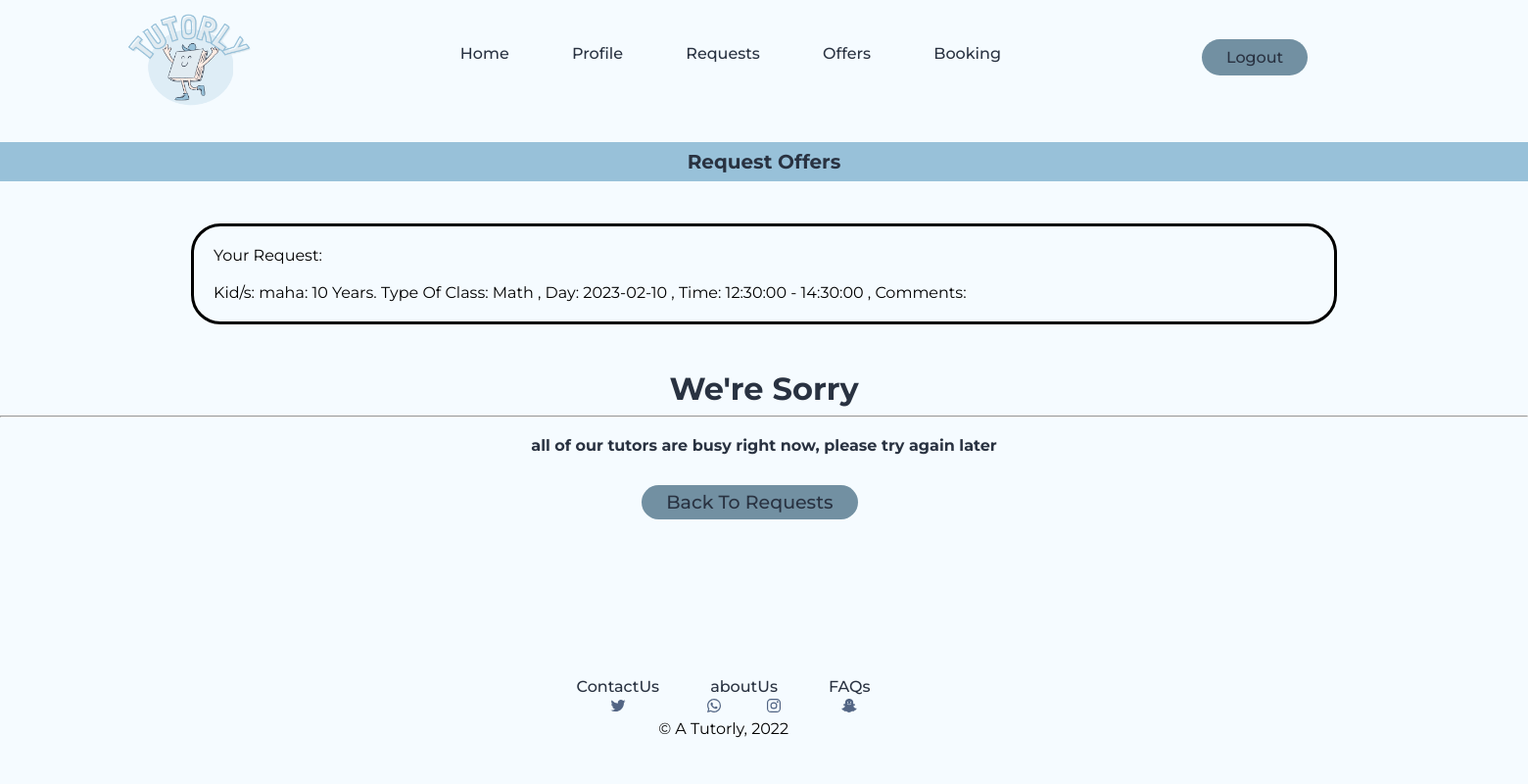
Page /php_files/offerDetails.php?id=2 on the earlier database version.
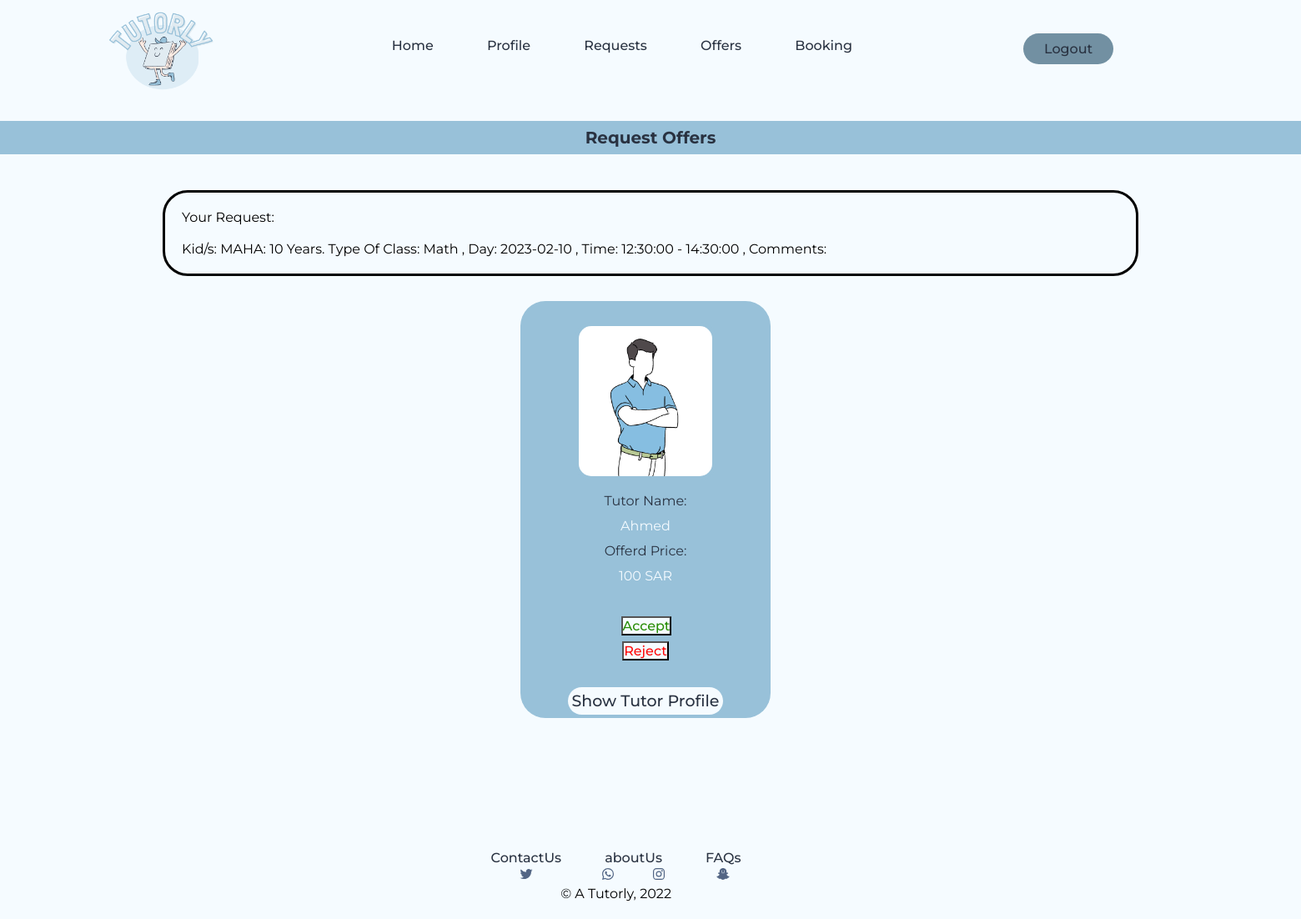
Same page on the later database version.
### tables this page shows
CREATE TABLE `kids` (
  `ID` int(11) NOT NULL,
  `kidName` varchar(200) NOT NULL,
  `kidAge` int(11) NOT NULL
);

CREATE TABLE `tutor` (
  `email` varchar(100) NOT NULL,
  `password` varchar(30) NOT NULL,
  `firstName` varchar(100) NOT NULL,
  `lastName` varchar(100) NOT NULL,
  `gender` varchar(7) NOT NULL,
  `ID` int(11) NOT NULL,
  `age` int(11) NOT NULL,
  `city` varchar(30) NOT NULL,
  `phone` varchar(30) NOT NULL,
  `bio` text NOT NULL,
  `img` varchar(100) NOT NULL
);

CREATE TABLE `offer` (
  `id` int(30) NOT NULL,
  `price` int(110) NOT NULL,
  `tutorName` varchar(200) NOT NULL,
  `RequestID` int(11) NOT NULL,
  `offerstatus` varchar(2000) NOT NULL,
  `tutorEmail` varchar(100) NOT NULL,
  `startDate` date NOT NULL,
  `startTime` time NOT NULL,
  `endTime` time NOT NULL
);

### php_files/offerDetails.php (the view, shortened to what this page needs)
<!DOCTYPE html>
<html lang="en">
<head>
    <link rel ="stylesheet" type="text/css" href = "../css_files/common.css">
    <link rel ="stylesheet" type="text/css" href = "../css_files/TutorsOffers.css">
</head>
<body>
<?php include ("../php_files/parentHeader.php"); ?>
    <?php
include ("../php_files/connectDB.php");
if(isset($_GET['id'])){
    $id = $_GET['id'];
   $sql1 = "SELECT `tutorName`,`price` ,`tutorEmail`
    FROM `requests` INNER JOIN `offer` WHERE `offer`.`RequestID` = $id
    AND `requests`.`ID` = $id AND `offer`.`offerstatus` != 'rejected' ";
$sql2 = "SELECT `TypeOfClass`,`startDate`,`startTime`,`endTime`,`comments`
FROM `requests`
WHERE `requests`.`ID` = $id ";
$Offresult = mysqli_query($connection,  $sql1);
$Reqresult = mysqli_query($connection,  $sql2);
$valu = mysqli_num_rows($Offresult);
 }
  ?>
<h2>Request Offers</h2><br><br>
 <?php
$kidss = "SELECT `kidName`,`kidAge` FROM `kids` WHERE `kids`.`ID` = $id";
$res = mysqli_query($connection, $kidss);
 $requ = mysqli_fetch_row($Reqresult);
 $serv = key($requ);
   next($requ);
   $stdate = key($requ);
   next($requ);
   $sttime = key($requ);
   next($requ);
   $etime = key($requ);
   next($requ);
   next($requ);
?>
<div class="req" style="
    position: relative;
    border-style: solid;
    border-radius: 30px;
    width: 75%;
    margin: auto;
    margin-top: 10px;
    padding: 20px;
    hight= 50px;"
    >
    <label class="serviceLabel">Your Request: </label><br><br>
    <label class="commentsLabel">Kid/s: </label>
<?php while($kidrow = mysqli_fetch_row($res)){
    $kname = key($kidrow);
    next($kidrow);
    $kAge = key($kidrow);
    next($kidrow);
    echo $kidrow[$kname].": ".$kidrow[$kAge]." Years. "; }?>
    <label class="classLabel" >Type Of Class: </label>
<label class="class"><?php echo(($requ[$serv]))?></label>
<label class="dayLabel">, Day: </label>
<label class="day"><?php echo(($requ[$stdate]))?> </label>
<label class="timeLabel">, Time: </label>
<label class="time"><?php echo(($requ[$sttime])) ?> - <?php echo(($requ[$etime]))?></label>
<label class="commentsLabel">, Comments: </label>
</div>
<?php
 if($valu > 0 ){
$x = 0;
while($x< $valu  ){
$x++;
 $row = mysqli_fetch_row($Offresult);
  $tutorname = key($row);
   next($row);
   $price = key($row);
   next($row);
 $tutorEm = key($row);
 next($row);
 $sql3 = "SELECT `img` FROM `tutor` WHERE `email` = '$row[$tutorEm]' ";
 $result2 = mysqli_query($connection,  $sql3);
 $row2 = mysqli_fetch_row($result2);
 $tutorPic = key($row2);
?>
<div>
<p class="offer">
    <img src="../images/<?php echo(($row2[$tutorPic])); ?>" class="pic" height="190" alt = "Tutor Picture"><br>
<label class="nameLabel">Tutor Name: </label><br>
<label class="Name"><?php echo(($row[$tutorname])); ?></label><br>
<label class="priceLabel">Offerd Price: </label><br>
<label class="Price"><?php echo(($row[$price]))?> SAR</label>
<br><br>
<button class ="Accept" onclick="return checkAcce()"
style= "  margin-left: 2px;"
>
    <a style="  color: rgb(39, 141,7);
    text-decoration: none;" href ='http://localhost/Tutorly_/php_files/setAccepted.php?id=<?php echo($id)?>'>Accept </a> </button>
 <br>
 <button class="Reject" onclick="return checkDelet()"
>
    <a style=" color: rgb(254, 9,9);
    text-decoration: none;" href='http://localhost/Tutorly_/php_files/setRejected.php?id=<?php echo($id)?>'>  Reject  </a></button><br><br>
<a class="profile"href="http://localhost/Tutorly_/php_files/ShowTutorProfile.php?id=<?php echo($id) ?>&em=<?php echo( $row[$tutorEm]) ?>">Show Tutor Profile</a>
<br>
<br>
</p>
</div>
<?php
}
}
else{
?>
<div>
    <br><br>
    <h1 class = "msg1" style="text-align: center; color: #293241; padding: 8px;">We're Sorry</h1><hr><br>
    <h4 class = "msg2" style="text-align: center; color: #293241;">all of our tutors are busy right now, please try again later</h4>
    <a class= "button1" style="display: inline-table; margin-top: 2%; margin-left: 42%;"
    href="http://localhost/Tutorly_/php_files/RequestOffers.php?id=<?php echo($row[$id])?>">Back To Requests</a>
</div>
<?php }
     include("../php_files/footer.php");
?>
</body>
</html>

Differences in the rows shown:
changed kids: kidName "maha" → "MAHA"
added tutor: img (picture)
added offer: tutorName "Ahmed", price "100"
Other differences:
new list line: "Tutor Name: Offerd Price: SAR Accept Reject Show Tutor Profile"
text no longer shown: "We're Sorry all of our tutors are busy right now, please try again later Back To Requests"
